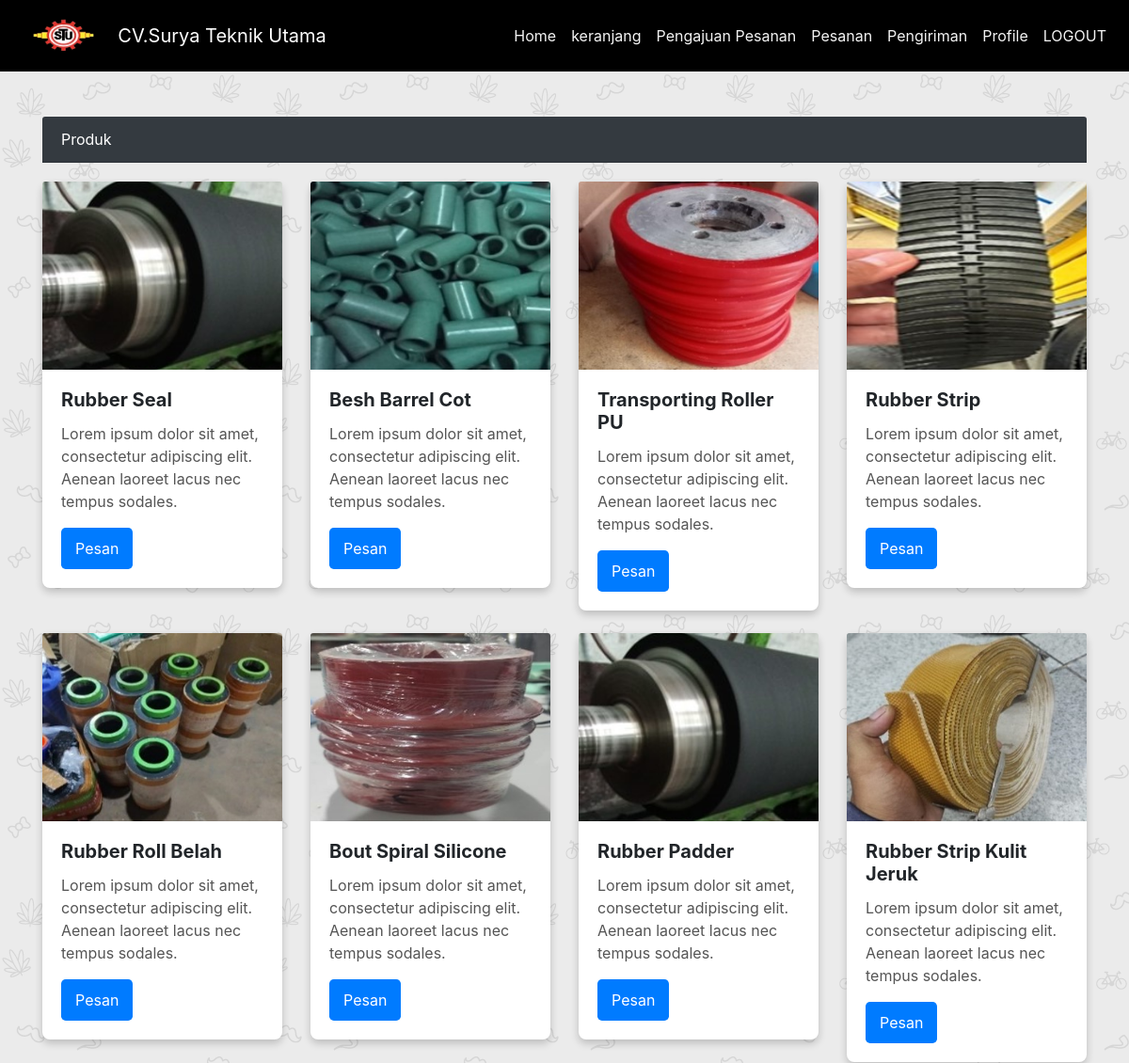
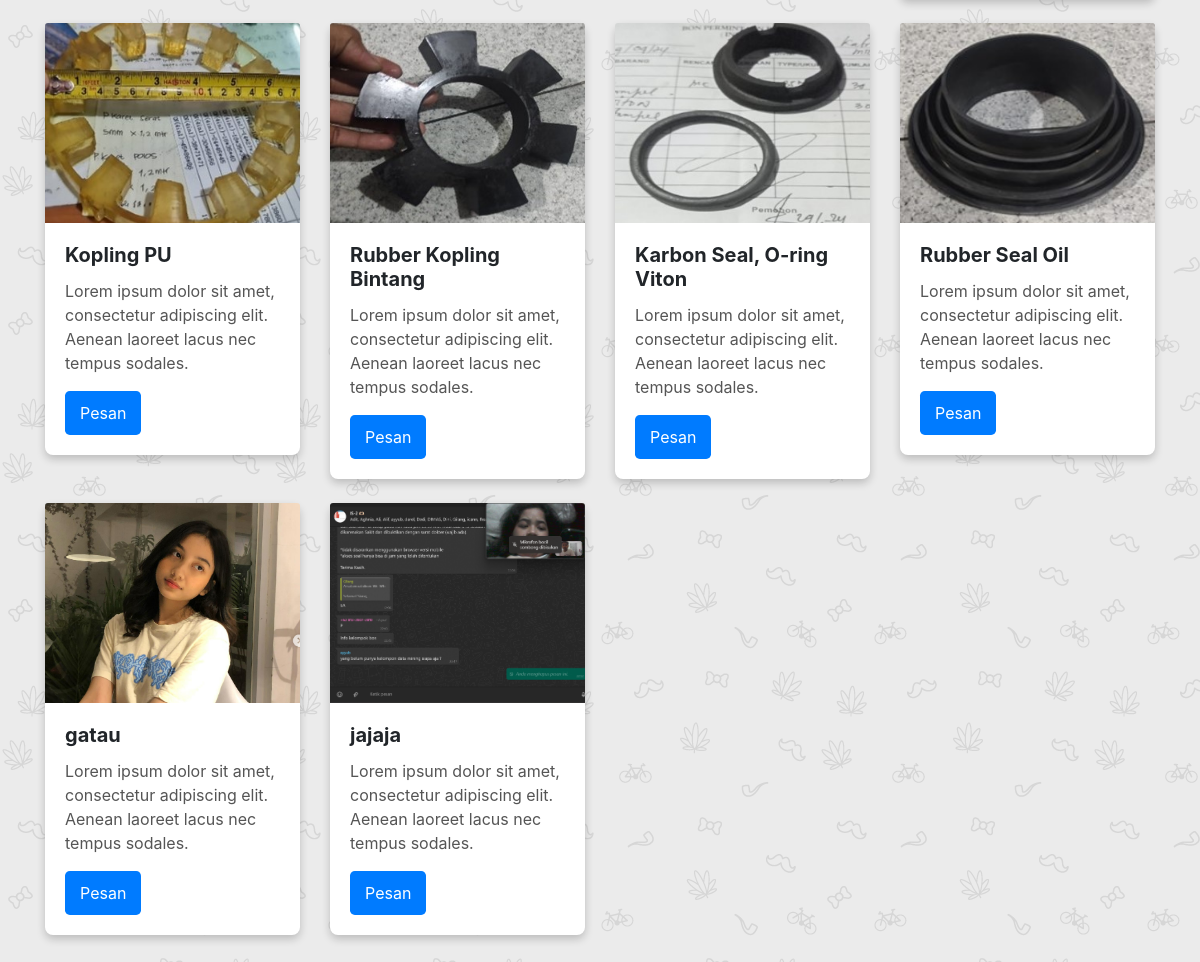
Page /konsumen/produk.php (signed in) on the committed database (2 pictures, top to bottom).
### tables this page shows
CREATE TABLE `item` (
  `kode_item` varchar(6) NOT NULL,
  `nama_item` varchar(120) NOT NULL,
  `gambar` varchar(255) DEFAULT NULL
);

### includes/barang.inc.php (called while the page is built, shortened)
<?php
class Barang {
    private $conn;
    private $table_satu = "item";
    public function __construct($db) {
        $this->conn = $db;
    }
    public function readAll() {
        $query = "SELECT * FROM " . $this->table_satu . " ORDER BY kode_item ASC";
        $stmt = $this->conn->prepare($query);
        $stmt->execute();
        return $stmt;
    }
}
?>

### konsumen/produk.php (the view, shortened to what this page needs)
<?php
include "../includes/config.php";
include_once '../includes/barang.inc.php';
$config = new Config();
$db = $config->getConnection();
$barang = new Barang($db);
$transaksi = new Transaksi($db);
$stmtBarang = $barang->readAll();
$search = isset($_GET['search']) ? $_GET['search'] : '';
$stmtDataTrans = $transaksi->readAll($search);
?>
<!DOCTYPE html>
<html lang="en">
<head>
    <link href="https://stackpath.bootstrapcdn.com/bootstrap/4.5.2/css/bootstrap.min.css" rel="stylesheet">
    <link href="css/dataTables.bootstrap.min.css" rel="stylesheet">
    <link href="vendor/fontawesome/css/all.min.css" rel="stylesheet">
    <link href="css/custom.css" rel="stylesheet">
</head>
<body style="background: #ffffff url(images/back1.jpg) left bottom fixed;">
<nav class="navbar navbar-expand-lg navbar-custom">
    <a class="navbar-brand" href="#">
        <img src="../images/logo.png" alt="Company Logo">
        CV.Surya Teknik Utama
    </a>
    <div class="collapse navbar-collapse" id="navbarNav">
        <ul class="navbar-nav ml-auto">
            <li class="nav-item">
                <a class="nav-link" href="dashboard_konsumen.php">Home</a>
            </li>
            <li class="nav-item">
                <a class="nav-link" href="keranjang.php">keranjang</a>
            </li>
            <li class="nav-item">
                <a class="nav-link" href="view_pesanan.php">Pengajuan Pesanan</a>
            </li>
            <li class="nav-item">
                <a class="nav-link" href="pesanan.php">Pesanan</a>
            </li>
            <li class="nav-item">
                <a class="nav-link" href="pengiriman_konsumen.php">Pengiriman</a>
            </li>
            <li class="nav-item">
                <a class="nav-link" href="profile.php">Profile</a>
            </li>
            <li class="nav-item">
                <?php if (isset($_SESSION['role'])) { ?>
                    <a class="nav-link" href="logout.php">LOGOUT</a>
                <?php } ?>
            </li>
        </ul>
    </div>
</nav>
<div class="container mt-5">
    <?php if (isset($_GET['dashboard'])) {
        if ($_SESSION['role'] != ('Admin')) { ?>
            <div class="text-center">Halaman ini hanya untuk hak akses Admin saja!</div>
        <?php } else { ?>
            <div class="col-xs-12 col-sm-12 col-md-12">
                <div class="page-header">
                    <h5>Daftar Transaksi</h5>
                </div>
                <div class="panel panel-default">
                    <div class="panel-body">
                        <table class="table table-striped table-bordered">
                            <thead>
                                <tr>
                                    <th>No</th>
                                    <th>Kode Transaksi</th>
                                    <th>Nama Barang</th>
                                    <th>Jumlah</th>
                                    <th>Total</th>
                                    <th>Tanggal</th>
                                    <th>Pembeli</th>
                                    <th>Status Pemesanan</th>
                                </tr>
                            </thead>
                            <tbody>
                            <?php
                            $no = 1;
                            while ($rowTransaksi = $stmtDataTrans->fetch(PDO::FETCH_ASSOC)) { ?>
                                <tr>
                                    <td><?php echo $no++ ?></td>
                                    <td><?php echo $rowTransaksi['id_transaksi'] ?></td>
                                    <td><?php echo $rowTransaksi['nama_item'] ?></td>
                                    <td><?php echo $rowTransaksi['jumlah_transaksi'] ?></td>
                                    <td><?php echo $rowTransaksi['total_transaksi'] ?></td>
                                    <td><?php echo $rowTransaksi['tgl_transaksi'] ?></td>
                                    <td><?php echo $rowTransaksi['pembeli'] ?></td>
                                    <td><?php echo $rowTransaksi['status_pesanan'] ?></td>
                                </tr>
                            <?php } ?>
                            </tbody>
                        </table>
                    </div>
                </div>
            </div>
        <?php }
    } else { ?>
<section id="products" class="my-5">
    <div class="card-header card-header-custom">Produk</div>
    <div class="row">
        <?php while ($rowBarang = $stmtBarang->fetch(PDO::FETCH_ASSOC)) { ?>
            <div class="col-sm-6 col-md-4 col-lg-3 mb-4">
                <div class="card">
                    <?php
                    $imagePath = '../uploads/products/' . $rowBarang['gambar'];
                    ?>
                    <img class="card-img-top" src="<?= $imagePath ?>" alt="<?= $rowBarang['nama_item'] ?>">
                    <div class="card-body">
                        <h5 class="card-title"><?= $rowBarang['nama_item'] ?></h5>
                        <p class="card-text">Lorem ipsum dolor sit amet, consectetur adipiscing elit. Aenean laoreet lacus nec tempus sodales.</p>
                        <a href="form_pesanan.php?kode=<?= base64_encode($rowBarang['kode_item']) ?>" class="btn btn-primary">Pesan</a>
                    </div>
                </div>
            </div>
        <?php } ?>
    </div>
</section>
    <?php } ?>
</div>
</body>
</html>

### css/custom.css (style rules this page uses)
.navbar-custom { background-color: #9b59b6; border-color: #8e44ad; }
.navbar-custom .navbar-brand { color: #f3f3f3; }
.navbar-custom .navbar-nav > li > a { color: #f3f3f3; }
.navbar-custom .navbar-collapse, .navbar-custom .navbar-form { border-color: #f3f3f3; }
img { max-width: 100%; }
a { color: inherit; }

### konsumen/produk.php (style rules this page uses)
.navbar-custom { background-color: black; position: sticky; top: 0; z-index: 1000; width: 100%; }
.navbar-custom .navbar-brand, .navbar-custom .nav-link { color: #ffffff; }
.navbar-custom .navbar-brand { display: flex; align-items: center; }
.navbar-brand img { max-height: 50px; width: auto; margin-right: 10px; }
.card { border: none; border-radius: 0.5rem; box-shadow: 0 4px 8px rgba(0, 0, 0, 0.2); transition: transform 0.2s ease-in-out; }
.card-header { background-color: #343a40; color: #fff; }
.card-header-custom { margin-bottom: 20px; }
.card img { height: 200px; object-fit: cover; }
.card-title { font-size: 1.25rem; font-weight: bold; }
.card-text { color: #555; }
.btn-primary { background-color: #007bff; border: none; border-radius: 0.3rem; padding: 10px 15px; }

### rows in the picture
item: gambar (picture), nama_item "Rubber Seal"
item: gambar (picture), nama_item "Besh Barrel Cot"
item: gambar (picture), nama_item "Transporting Roller PU"
item: gambar (picture), nama_item "Rubber Strip"
item: gambar (picture), nama_item "Rubber Roll Belah"
item: gambar (picture), nama_item "Bout Spiral Silicone"
item: gambar (picture), nama_item "Rubber Padder"
item: gambar (picture), nama_item "Rubber Strip Kulit Jeruk"
item: gambar (picture), nama_item "Kopling PU"
item: gambar (picture), nama_item "Rubber Kopling Bintang"
item: gambar (picture), nama_item "Karbon Seal, O-ring Viton"
item: gambar (picture), nama_item "Rubber Seal Oil"
item: gambar (picture), nama_item "gatau"
item: gambar (picture), nama_item "jajaja"
